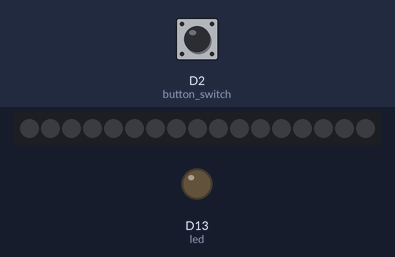
A program run on a simulated CircuitPython board. On the bench: 17 RGB LEDs in strip order, left to right, output pins drawn as LEDs (lit = HIGH). Inputs (shaded band) come from the test bench; at power-on: D2 (button_switch) HIGH. Dim RGB values are drawn brighter than linear; random numbers come from a fixed seed; what the program prints to the serial console is not drawn.

Above: at 1.2 s.
1.3 s: D2 (button_switch) pulled LOW for 0.15 s
At 1.64 s:
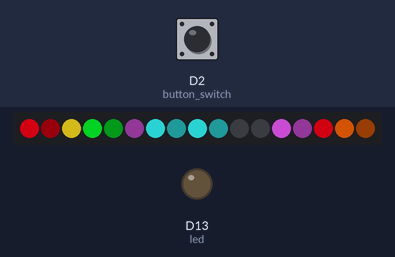
2.0 s: D2 (button_switch) pulled LOW for 1 s
At 3.44 s:
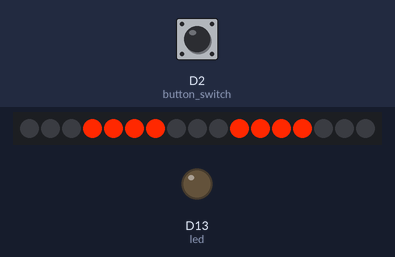
3.6 s: D2 (button_switch) pulled LOW for 0.15 s
At 5.4 s:
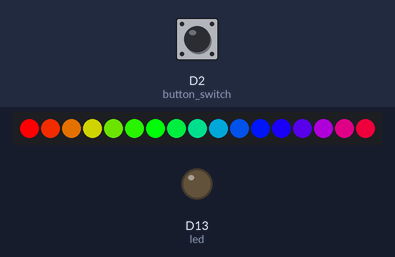
6.7 s: D2 (button_switch) pulled LOW for 3.2 s
At 11.1 s:
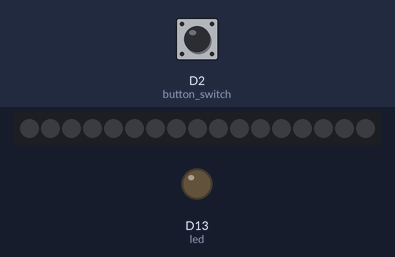
11.4 s: D2 (button_switch) pulled LOW for 0.15 s
At 12.04 s:
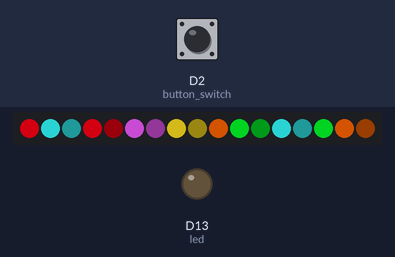
12.1 s: D2 (button_switch) pulled LOW for 0.15 s
At 12.66 s:
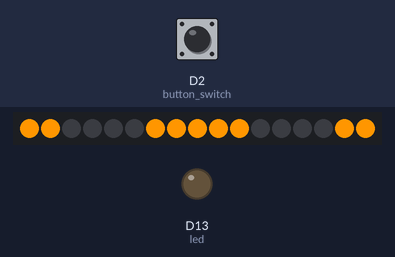
Timing chart, 0 to 15.1 s (numbered marks = the images above; inputs shaded):
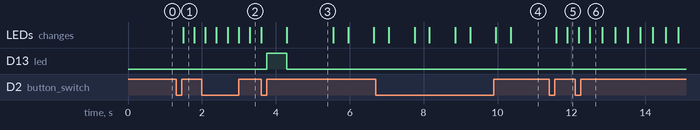

The program:

Neopixel_demo_with_modes.py
```python
# CircuitPython NeoPixel show with modes activated by a button.
import time
import board
import neopixel
import digitalio
import random

button_switch_pin = board.D2
pixel_pin = board.D5
pixel_count = 17
chase_color_duration = 3

pixels = neopixel.NeoPixel(pixel_pin, pixel_count, brightness=.1, auto_write=False)

button_state = None
mode = 0
print("Mode:", mode)

# For ItsyBitsy
button_switch = digitalio.DigitalInOut(button_switch_pin)
button_switch.direction = digitalio.Direction.INPUT
button_switch.pull = digitalio.Pull.UP

led = digitalio.DigitalInOut(board.D13)
led.direction = digitalio.Direction.OUTPUT

# Colors:
RED = (255, 0, 0)
YELLOW = (255, 150, 0)
ORANGE = (255, 40, 0)
GREEN = (0, 255, 0)
TEAL = (0, 255, 120)
CYAN = (0, 255, 255)
BLUE = (0, 0, 255)
PURPLE = (180, 0, 255)
MAGENTA = (255, 0, 20)
WHITE = (255, 255, 255)
# Sparkle colors:
GOLD = (255, 222, 30)
PINK = (242, 90, 255)
AQUA = (50, 255, 255)
JADE = (0, 255, 40)
AMBER = (255, 100, 0)
CLEAR = (0, 0, 0)


def cycle_sequence(seq):
    while True:
        yield from seq


def fade_control():
    brightness_value = iter([r / 15 for r in range(15, -1, -1)])
    while True:
        # pylint: disable=stop-iteration-return
        pixels.brightness = next(brightness_value)
        pixels.show()
        yield


def sparkle_code(color_values):
    (red_value, green_value, blue_value) = color_values
    p = random.randint(0, (pixel_count - 2))
    pixels[p] = (red_value, green_value, blue_value)
    pixels.show()
    pixels[p] = (red_value // 2, green_value // 2, blue_value // 2)
    pixels.show()
    pixels[p + 1] = (red_value // 10, green_value // 10, blue_value // 10)
    pixels.show()

def wheel(pos):
    # Input a value 0 to 255 to get a color value.
    # The colours are a transition r - g - b - back to r.
    if pos < 0 or pos > 255:
        return (0, 0, 0)
    if pos < 85:
        return (255 - pos * 3, pos * 3, 0)
    if pos < 170:
        pos -= 85
        return (0, 255 - pos * 3, pos * 3)
    pos -= 170
    return (pos * 3, 0, 255 - pos * 3)


def color_chase(color, wait):
    for i in range(pixel_count):
        pixels[i] = color
        time.sleep(wait)
        pixels.show()
    time.sleep(0.5)


def rainbow_cycle(wait):
    for j in range(255):
        for i in range(pixel_count):
            rc_index = (i * 256 // pixel_count) + j
            pixels[i] = wheel(rc_index & 255)
        pixels.show()
#       time.sleep(wait)


fade = fade_control()

flash_color = cycle_sequence([RED, YELLOW, ORANGE, GREEN, TEAL, CYAN,
                              BLUE, PURPLE, MAGENTA, WHITE])

sparkle_color_list = (MAGENTA, PINK, GOLD, AQUA, JADE, AMBER)
sparkle_color_index = 0

chase_color_list = (RED, ORANGE, YELLOW, GREEN, BLUE, PURPLE)

chase_color_index = 0
chase_color_cycle = chase_color_list[chase_color_index]
offset = 0

chase_last_color = time.monotonic()
chase_next_color = chase_last_color + chase_color_duration

button_state = None

mode = 0
print("Mode:", mode)

initial_time = time.monotonic()

while True:
    try:
        now = time.monotonic()
        if not button_switch.value and button_state is None:
            button_state = "pressed"
        if button_switch.value and button_state == "pressed":
            print("Mode Change")
            led.value = True
            pixels.fill((0, 0, 0))
            mode += 1
            button_state = None
            if mode > 3: #Increase this number to add more modes.
                mode = 0
            print("Mode:,", mode)
        else:
            led.value = False
        if mode == 0:
            pixels.fill(CLEAR)
            pixels.show()
            print("Off!")
        if mode == 1:
            print("Sparkle mode activate!")
            pixels.brightness = 1
            sparkle_color_index = (sparkle_color_index + 1) \
                % len(sparkle_color_list)
            sparkle_code(sparkle_color_list[sparkle_color_index])
        if mode == 2:
            print("Chase mode activate!")
            pixels.brightness = 1
            for i in range(0, pixel_count):
                c = 0
                if ((offset + i) % 8) < 4:
                    c = chase_color_cycle
                pixels[i] = c
                pixels[(pixel_count - 1) - i] = c
            pixels.show()
            offset += 1
            if now >= chase_next_color:
                chase_color_index = (chase_color_index +
                                     1) % len(chase_color_list)
                chase_color_cycle = chase_color_list[chase_color_index]
                pixels.fill((0, 0, 0))
                chase_last_color = now
                chase_next_color = chase_last_color + chase_color_duration
        if mode == 3:
            print("Rainbow!")
            rainbow_cycle(0)
    except MemoryError:
        pass
```

Measured:
- after the input at 1.3 s, the LEDs: change after 0.19 s (image 1)
- after the input at 3.6 s, D13 (led): LOW → HIGH after 0.15 s, → LOW 0.55 s later
- after the input at 11.4 s, the LEDs: first change after 0.19 s (image 5 shows a later state)
- what the display in image 3 shows lasts 1.3 s, from 4.3 s to 5.6 s
